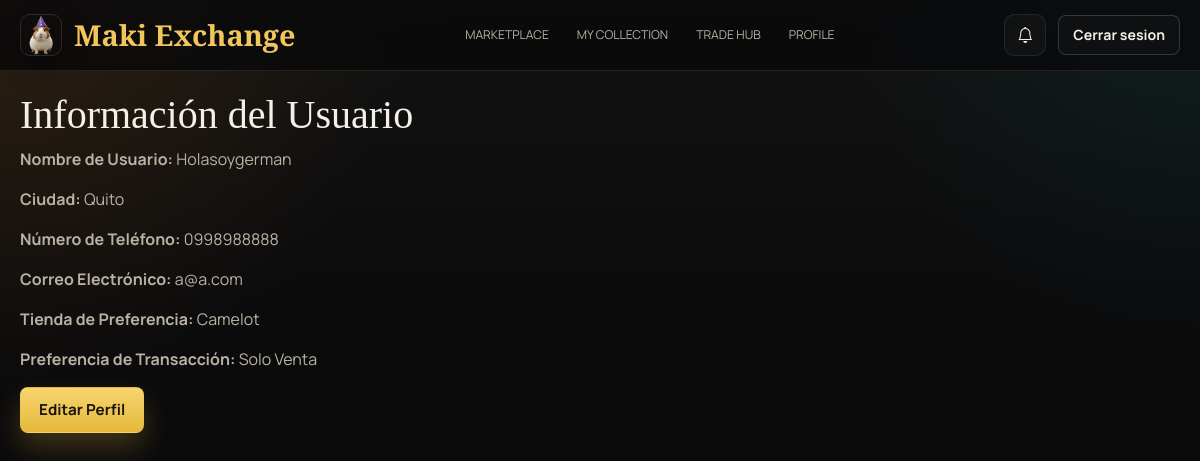
Screenshot of /users/user_info/1/ (signed in) with the database file from the repository.
### users/models.py (models this page shows)
class CustomUser(AbstractUser):
    CITY_CHOICES = [
        ('Quito', 'Quito'),
        ('Machala', 'Machala'),
        ('Guayaquil', 'Guayaquil'),
        ('Cuenca', 'Cuenca'),
        ('Ambato', 'Ambato'),
    ]
    city = models.CharField(max_length=50, choices=CITY_CHOICES, default='Quito')
    phone_number = models.CharField(max_length=15, blank=True, null=True)
    PREFERRED_STORE_CHOICES = [
        ('monkey_planet', 'Monkey Planet'),
        ('baul_del_enano', 'Baul del Enano'),
        ('dragonscave', 'Dragonscave'),
        ('camelot', 'Camelot'),
        ('tiempo_de_juegos', 'Tiempo de Juegos'),
    ]
    preferred_store = models.CharField(
        max_length=20,
        choices=PREFERRED_STORE_CHOICES,
        blank=True,
        null=True,
    )
    TRANSACTION_PREFERENCE_CHOICES = [
        ('sell_only', 'Solo Venta'),
        ('trade_only', 'Solo Cambio'),
        ('trade_and_sell', 'Cambio y Venta'),
        ('display_only', 'Solo Display'),
    ]
    transaction_preference = models.CharField(
        max_length=20,
        choices=TRANSACTION_PREFERENCE_CHOICES,
        default='trade_and_sell',
        blank=True,
        null=True,
    )

### users/views.py (the view)
# urls.py: path('user_info/<int:user_id>/', views.view_user_info, name='view_user_info'),
@login_required
def view_user_info(request, user_id):
    user = get_object_or_404(CustomUser, id=user_id)
    user_profile = get_object_or_404(CustomUser, id=user.id)
    return render(request, 'users/user_info.html', {
        'username': user.username,
        'city': user.city,
        'user': user,
        'user_profile': user_profile
    })

### templates/users/user_info.html
{% extends 'base.html' %}
{% block content %}
<h1>Información del Usuario</h1>
<p><strong>Nombre de Usuario:</strong> {{ username }}</p>
<p><strong>Ciudad:</strong> {{ user.city }}</p>
<p><strong>Número de Teléfono:</strong> {{ user.phone_number }}</p>
<p><strong>Correo Electrónico:</strong> {{ user.email }}</p>
<p><strong>Tienda de Preferencia:</strong> {{ user.get_preferred_store_display }}</p>
<p><strong>Preferencia de Transacción:</strong> {{ user.get_transaction_preference_display }}</p>
<a href="{% url 'edit_profile' %}" class="btn btn-primary">Editar Perfil</a>
{% endblock %}

### static/css/style.css (style rules this page uses)
:root { --bg: #0b0b0c; --bg-elevated: #111113; --panel: rgba(18, 18, 20, 0.88); --panel-border: rgba(255, 255, 255, 0.08); --gold: #f1c75b; --gold-strong: #ffcf5a; --text: #f4f0e8; --muted: #b9b1a3; --teal: #0f7c86; --ember: #d96a34; --shadow: 0 24px 60px rgba(0, 0, 0, 0.38); }
* { box-sizing: border-box; }
html { background: var(--bg); }
body { margin: 0; min-height: 100vh; font-family: "Manrope", "Segoe UI", sans-serif; color: var(--text); line-height: 1.5; background: radial-gradient(circle at top left, rgba(103, 63, 20, 0.3), transparent 28%), radial-gradient(circle at top right, rgba(11, 86, 94, 0.18), transparent 24%), linear-gradient(180deg, #131313 0%, #0b0b0c 38%, #090909 100%); }
a { color: inherit; }
.button, button, .btn { display: inline-flex; align-items: center; justify-content: center; gap: 8px; min-height: 46px; padding: 0 18px; border-radius: 8px; border: 1px solid transparent; font-family: inherit; font-size: 0.95rem; font-weight: 700; text-decoration: none; transition: transform 0.18s ease, border-color 0.18s ease, background 0.18s ease, color 0.18s ease; }
.button--primary, button, .btn { background: linear-gradient(180deg, #f6d46f 0%, #e6b93b 100%); color: #18120a; box-shadow: 0 14px 28px rgba(230, 185, 59, 0.24); }
.featured-card__body p, .process-card p, .ticker-card p, label, input, textarea, select, li, p { color: var(--muted); }
main h1, main h2, main h3 { font-family: "Cormorant Garamond", Georgia, serif; color: var(--text); }

### rows the page displays
CustomUser: username "Holasoygerman", city "Quito", phone_number "0998988888", email "a@a.com", preferred_store "Camelot", transaction_preference "Solo Venta"
